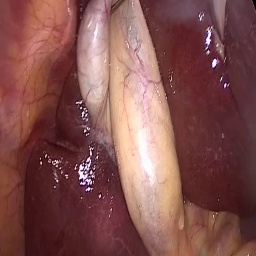
#> input picture datasets/laparoscopy/input/1.jpg, 256 x 256 px; its folder holds only this picture in this run
$ python add_dark_channel.py   (older library calls are emulated)
#> lines starting #> are read from the running program, lines starting #| are printed output that depends on the picture
#> in get_refined_dc, input_img is the input picture: shape (256, 256, 3); mean B, G, R 78.3, 81.2, 129.5
from matplotlib import pyplot as plt
import os,sys,cv2,numpy as np;
from matplotlib import pyplot as plt
import glob


def compute_dc(im,sz):
#> called with sz = 15
    b,g,r = cv2.split(im)
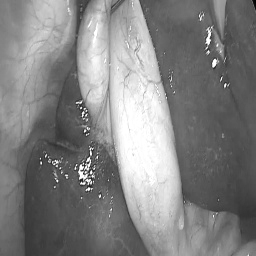
#> r: shape (256, 256) float64; min 0.00392, max 1, mean 0.508
    min_dc = cv2.min(cv2.min(r,g),b);
    kernel = cv2.getStructuringElement(cv2.MORPH_RECT,(sz,sz))
    dark = cv2.erode(min_dc,kernel)
    return dark, min_dc

def apply_guided_filter(im,p,r,eps):
#> called with r = 15, eps = 0.0001
    mean_I = cv2.boxFilter(im,cv2.CV_64F,(r,r));
    mean_p = cv2.boxFilter(p, cv2.CV_64F,(r,r));
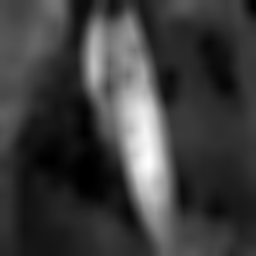
#> mean_p: shape (256, 256) float64; min -2.69e-16, max 0.727, mean 0.175; drawn with min black and max white
    mean_Ip = cv2.boxFilter(im*p,cv2.CV_64F,(r,r));
    cov_Ip = mean_Ip - mean_I*mean_p;
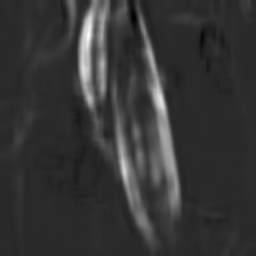
#> cov_Ip: shape (256, 256) float64; min -0.00463, max 0.0235, mean 0.00139; drawn with min black and max white

    mean_II = cv2.boxFilter(im*im,cv2.CV_64F,(r,r));
    var_I   = mean_II - mean_I*mean_I;
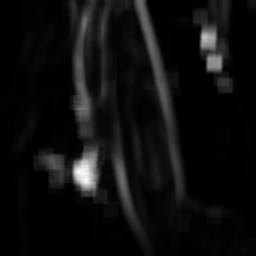
#> var_I: shape (256, 256) float64; min 2.93e-05, max 0.106, mean 0.00627; drawn with min black and max white

    a = cov_Ip/(var_I + eps);
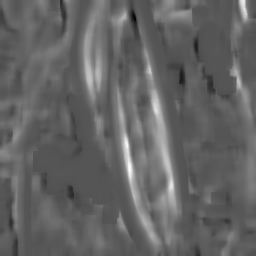
#> a: shape (256, 256) float64; min -1.6, max 3.15, mean 0.265; drawn with min black and max white
    b = mean_p - a*mean_I;

    mean_a = cv2.boxFilter(a,cv2.CV_64F,(r,r));
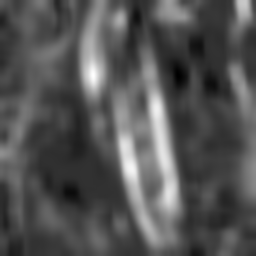
#> mean_a: shape (256, 256) float64; min -0.385, max 1.58, mean 0.265; drawn with min black and max white
    mean_b = cv2.boxFilter(b,cv2.CV_64F,(r,r));
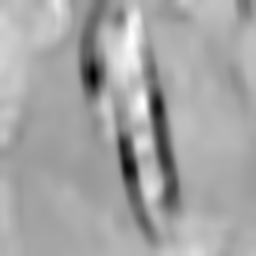
#> mean_b: shape (256, 256) float64; min -0.66, max 0.448, mean 0.0579; drawn with min black and max white

    q = mean_a*im + mean_b;
    return q;

def refine_dc(im,dc,min_dc):
    r = 15;
    eps = 0.0001;
    dc_rfd = apply_guided_filter(min_dc,dc,r,eps);
    return min_dc;


def get_refined_dc(path_image):
    input_img = cv2.imread(path_image);
    dc,min_dc=compute_dc(input_img.astype('float64')/255,15)
    dc=refine_dc(input_img,dc,min_dc)*255
    dc[dc<0]=0
    dc[dc>255]=255
    return np.uint8(dc), input_img

def add_guide_channel(input_img):
    dc,min_dc=compute_dc(input_img.astype('float64')/255,15)
    dc_rfd=refine_dc(input_img,dc,min_dc)*255
    dc_rfd[dc_rfd<0]=0
    dc_rfd[dc_rfd>255]=255
    dark = np.expand_dims(np.uint8((dc_rfd)), axis=2)
    RGBD=np.concatenate((input_img,dark),axis=2)
    return RGBD

def createRGBD (img,path_input,path_result):
    cad=img.replace('jpg', 'png')
    dark1,img1=get_refined_dc(path_input+'/input/'+img)
    dark2,img2=get_refined_dc(path_input+'/output/'+img)
    dark1 = np.expand_dims(dark1, axis=2)
    RGBD1=np.concatenate((img1,dark1),axis=2)
    RGBD2=np.concatenate((img2,dark1),axis=2)
    cv2.imwrite(path_result+'/input/'+cad,RGBD1)
    cv2.imwrite(path_result+'/output/'+cad,RGBD2)

def add_DC_as_aplha(path_input,path_result):
    try:
        os.makedirs(path_result+'/input/');
        os.makedirs(path_result+'/output/');
    except OSError:
        pass

    num=1
    images = glob.glob(path_input+'/input/*.jpg')
    print(len(images))

    for img in images:
        createRGBD(os.path.basename(img),path_input,path_result)

        sys.stdout.write("\r\x1b[K\t   "+'Computing and adding dark channel to alpha channel '+str(num)+' from '+str(len(images))+' images')
        sys.stdout.flush()
        num+=1

if __name__ == '__main__':
    path_input='./datasets/laparoscopy/'
    path_result='./datasets/laparoscopy_dc/'
    add_DC_as_aplha(path_input,path_result)

$ run again, on datasets/laparoscopy/input/13.jpg
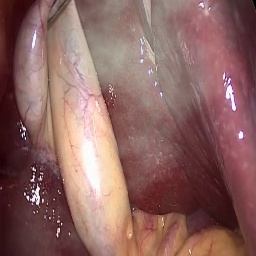
#> input picture datasets/laparoscopy/input/13.jpg, 256 x 256 px
#> in get_refined_dc, input_img is the input picture: shape (256, 256, 3); mean B, G, R 97, 100.6, 139.4
#> in apply_guided_filter, `mean_a = cv2.boxFilter(a,cv2.CV_64F,(r,r));`:
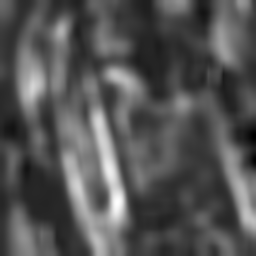
#> mean_a: shape (256, 256) float64; min -0.321, max 1.76, mean 0.368; drawn with min black and max white
#> in apply_guided_filter, `mean_b = cv2.boxFilter(b,cv2.CV_64F,(r,r));`:
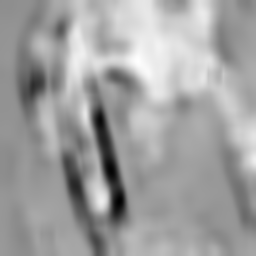
#> mean_b: shape (256, 256) float64; min -0.647, max 0.514, mean 0.0844; drawn with min black and max white

$ run again, on datasets/laparoscopy/input/14.jpg
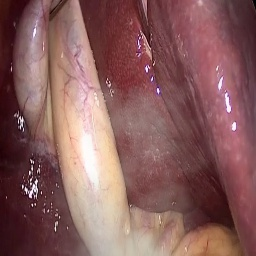
#> input picture datasets/laparoscopy/input/14.jpg, 256 x 256 px
#> in get_refined_dc, input_img is the input picture: shape (256, 256, 3); mean B, G, R 92.6, 93.6, 135.5
#> in apply_guided_filter, `mean_b = cv2.boxFilter(b,cv2.CV_64F,(r,r));`:
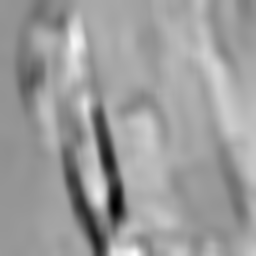
#> mean_b: shape (256, 256) float64; min -0.745, max 0.569, mean 0.0615; drawn with min black and max white
#> in apply_guided_filter, `q = mean_a*im + mean_b;`:
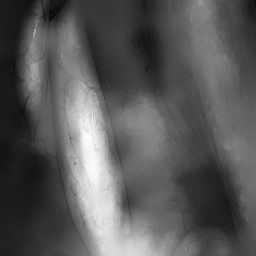
#> q: shape (256, 256) float64; min -0.0611, max 0.754, mean 0.224; drawn with min black and max white

$ run again, on datasets/laparoscopy/input/15.jpg
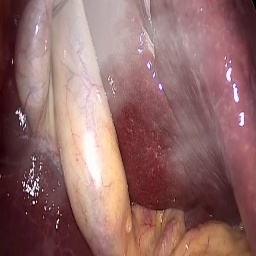
#> input picture datasets/laparoscopy/input/15.jpg, 256 x 256 px
#> in get_refined_dc, input_img is the input picture: shape (256, 256, 3); mean B, G, R 104.4, 105.8, 145.9
#> in apply_guided_filter, `mean_b = cv2.boxFilter(b,cv2.CV_64F,(r,r));`:
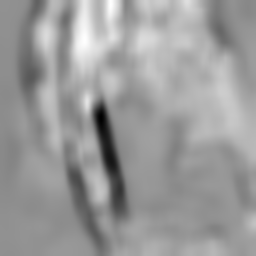
#> mean_b: shape (256, 256) float64; min -0.848, max 0.714, mean 0.101; drawn with min black and max white
